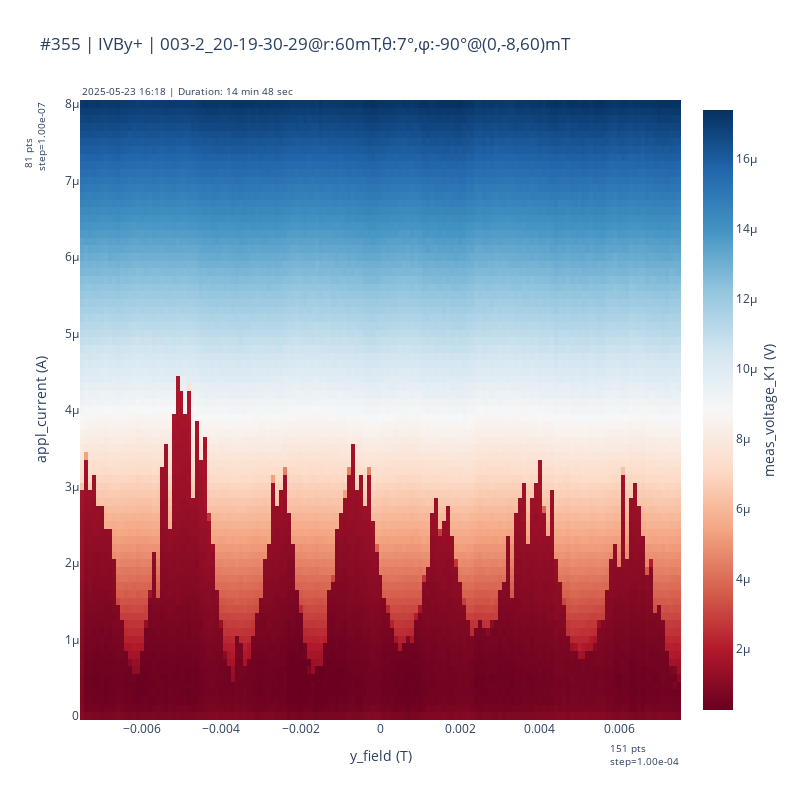

Notebook code cell kept with this figure:
### Code cell
dataid = 355
fig1, fig2, fig3 , Ic_df= plot_heatmaps(dataid)
clear_output(wait=False)
fig1.show()
fig2.show()
fig3.show()

### Figure 1 — Plotly figure (JSON) as saved in the notebook; plotly's stock layout.template omitted (floating-point values rounded to 4 significant figures; data arrays with more than 128 entries replaced by an {"elided": "..."} marker saying what was removed)
{"data": [{"colorbar": {"title": {"side": "right", "text": "meas_voltage_K1 (V)"}}, "colorscale": [[0, "rgb(103,0,31)"], [0.1, "rgb(178,24,43)"], [0.2, "rgb(214,96,77)"], [0.3, "rgb(244,165,130)"], [0.4, "rgb(253,219,199)"], [0.5, "rgb(247,247,247)"], [0.6, "rgb(209,229,240)"], [0.7, "rgb(146,197,222)"], [0.8, "rgb(67,147,195)"], [0.9, "rgb(33,102,172)"], [1, "rgb(5,48,97)"]], "type": "heatmap", "x": {"elided": "12231 float values"}, "y": {"elided": "12231 float values"}, "z": {"elided": "12231 float values"}}], "layout": {"annotations": [{"font": {"size": 10}, "showarrow": false, "text": "2025-05-23 16:18 | Duration: 14 min 48 sec", "x": 0, "xanchor": "left", "xref": "paper", "y": 1, "yanchor": "bottom", "yref": "paper"}, {"font": {"size": 10}, "showarrow": false, "text": "151 pts           <br>step=1.00e-04", "x": 1, "xanchor": "right", "xref": "paper", "y": -0.03, "yanchor": "top", "yref": "paper"}, {"font": {"size": 10}, "showarrow": false, "text": "81 pts           <br>step=1.00e-07", "textangle": -90, "x": -0.05, "xanchor": "right", "xref": "paper", "y": 1, "yanchor": "top", "yref": "paper"}], "height": 800, "title": {"text": "#355 | IVBy+ | 003-2_20-19-30-29@r:60mT,θ:7°,φ:-90°@(0,-8,60)mT"}, "width": 800, "xaxis": {"title": {"text": "y_field (T)"}}, "yaxis": {"title": {"text": "appl_current (A)"}}}}
